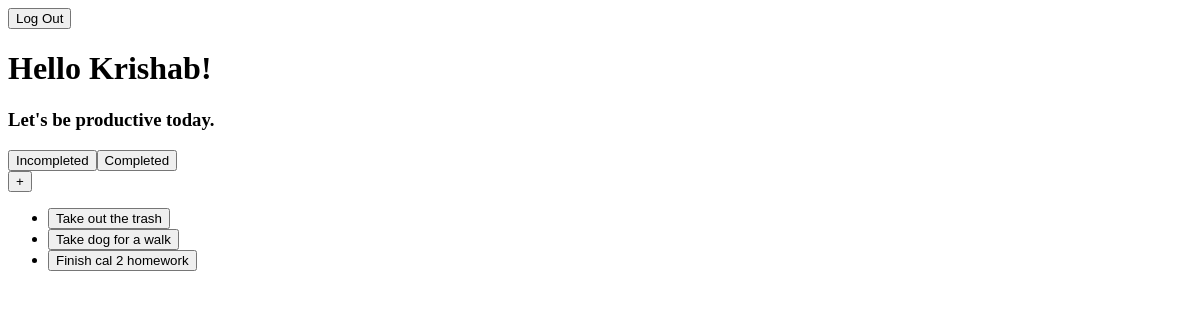
The page /incompleted/ (signed in) on the database as committed earlier.
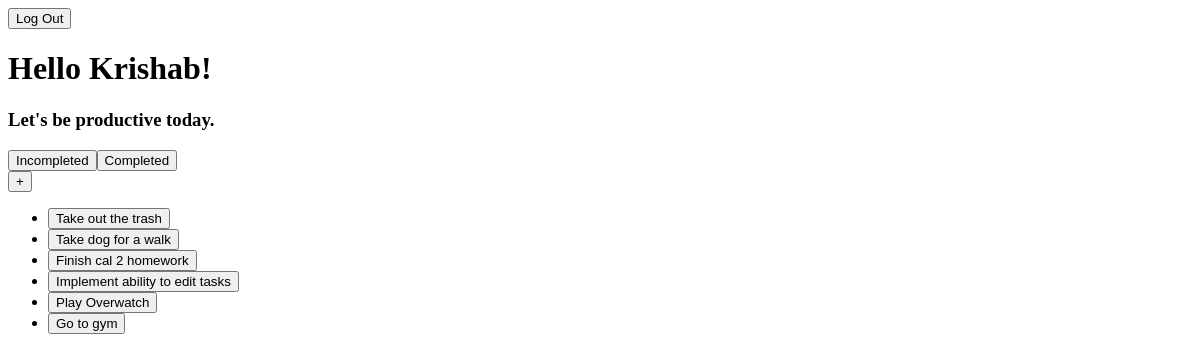
The same page on the database as committed later.
### main/models.py (models this page shows, shortened)
class Task(models.Model):
    title = models.CharField(max_length=50)
    description = models.CharField(max_length=150,  blank = True)
    completion = models.BooleanField(default=False)
    date_created = models.DateTimeField(default = timezone.now)
    author = models.ForeignKey(User, on_delete = models.CASCADE)

### main/views.py (the view)
# urls.py: path("incompleted/", login_required(views.IncompletedView.as_view()), name = "incompleted"),
class IncompletedView(ListView):
    model = Task
    template_name = "main/IncompletedPage.html"
    context_object_name = "tasks"
    def get_queryset(self):
        base = super().get_queryset()
        data = base.filter(author = self.request.user,  completion = False)
        return data

### main/templates/main/IncompletedPage.html (shortened to what this page needs)
{% extends 'main/base.html' %}
{% block content %}
<div>
    <div>
        <a href="{% url 'logout' %}"><button>Log Out</button></a>
    </div>
        <h1>Hello {{user.first_name}}!</h1>
        <h3>Let's be productive today.</h3>
    </div>
    <div>
        <a href="{% url 'incompleted' %}"><button>Incompleted</button></a><a href="{% url 'completed' %}"><button>Completed</button></a>
    </div>
    <div>
        <a href="{% url 'taskCreate' %}"><button> + </button></a>
    </div>
    <div>
        <ul>
            {% for task in tasks %}
                <li><a href = "{% url 'taskDetail' pk=task.pk%}"><button>{{task.title}}</button></a></li>
            {% endfor %}
        </ul>
    </div>
{% endblock content %}

### main/templates/main/base.html (shortened to what this page needs)
{% load static %}
<!DOCTYPE html>
<html lang="en">
<head>
</head>
<body>
    {% block content %}{% endblock content %}
</body>
</html>

Rows that differ between the two databases and show on the page:
added Task: title "Implement ability to edit tasks"
added Task: title "Play Overwatch"
added Task: title "Go to gym"
